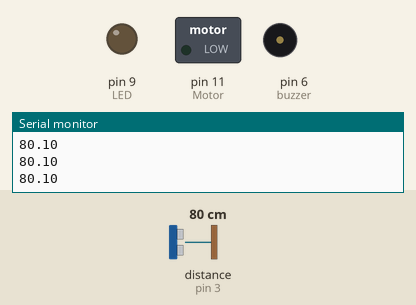
Bench run of a sketch on a simulated Arduino Uno, built with avr-gcc and run on an emulated ATmega328P. Parts: switched loads named in the sketch (green lamp = pin HIGH), output pins drawn as LEDs (lit = HIGH), buzzer (waves = sounding), the last lines printed to the serial monitor. Wiring (inferred from the names in the program): ultrasonic range finder: trigger pin 2; echo pin 3. Dashed ring = blinking. The inputs (shaded band) are chosen by the test bench; at power-on: distance to the obstacle (sensor on pin 3) 80 cm. The echo pulse lasts 58.3 µs per cm; pins used as bus, display or sensor lines are not drawn.

Above: at 1.2 s.
1.3 s: distance to the obstacle (sensor on pin 3) set to 44 cm
2.8 s: distance to the obstacle (sensor on pin 3) set to 36 cm
At 3.4 s:
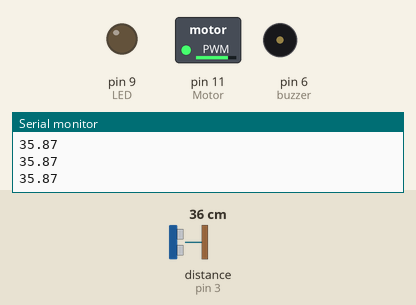
4.3 s: distance to the obstacle (sensor on pin 3) set to 2 cm
At 4.38 s:
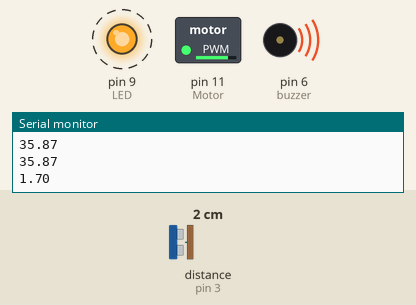
7.3 s: distance to the obstacle (sensor on pin 3) set to 9 cm
10.3 s: distance to the obstacle (sensor on pin 3) set to 12 cm
At 11.2 s:
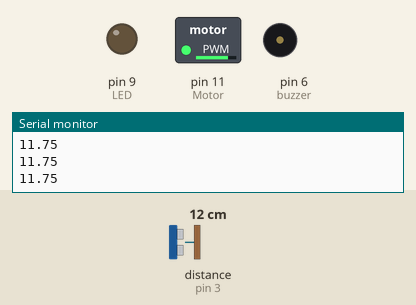
11.8 s: distance to the obstacle (sensor on pin 3) set to 4 cm
At 12.01 s:
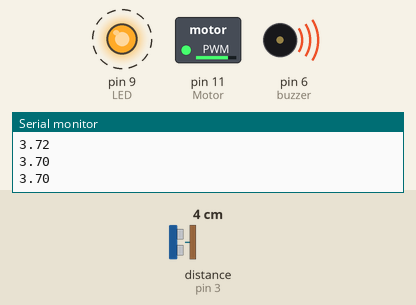
Timing chart, 0 to 15.8 s (numbered marks = the images above; inputs shaded):
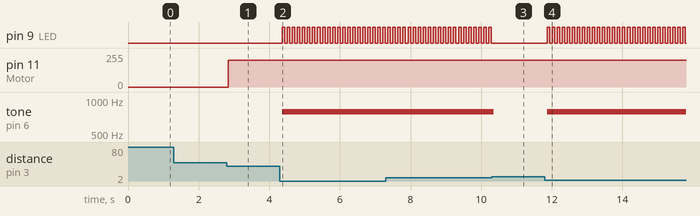

Measured:
- the behaviour switches between 41 and 40 cm on distance to the obstacle (sensor on pin 3) (found by bisection; images 0 and 1)
- the behaviour switches between 10 and 11 cm on distance to the obstacle (sensor on pin 3) (found by bisection; images 2 and 3)
- after the input at 2.8 s, pin 11 (Motor): 0/255 → 202/255 at once
- after the input at 4.3 s, pin 9 (LED): alternates HIGH for 0.07 s and LOW for 0.07 s, starting after 0.07 s; tone on pin 6 (buzzer): silent → 784 Hz after 0.07 s
- after the input at 10.3 s, pin 9 (LED): stops changing and stays LOW; tone on pin 6 (buzzer): 784 Hz → silent after 0.06 s
- after the input at 11.8 s, pin 9 (LED): alternates HIGH for 0.07 s and LOW for 0.07 s, starting after 0.06 s; tone on pin 6 (buzzer): silent → 784 Hz after 0.06 s

The sketch:

Radar.ino
```cpp
int LED = 9;
int buzzer = 6;
int TrigPin = 2;
int EchoPin = 3;
int Motor = 11;
float dis;
bool flag = false;
int Light_state;

void setup() {
  // put your setup code here, to run once:
  Serial.begin(9600);
  pinMode(LED,OUTPUT);
  pinMode(buzzer,OUTPUT);
  pinMode(TrigPin,OUTPUT);
  pinMode(EchoPin,INPUT);
}

void loop() {
  // put your main code here, to run repeatedly:
  digitalWrite(TrigPin,LOW);
  delayMicroseconds(2);
  digitalWrite(TrigPin,HIGH);
  delayMicroseconds(10);
  digitalWrite(TrigPin,LOW);

  dis = pulseIn(EchoPin, HIGH) / 58.0;
  dis = ((int)(dis * 100.0)) / 100.0;

    Serial.println(dis);

  if (dis > 40){
    noTone(buzzer);
    flag = false;
    digitalWrite(LED, LOW);
    Light_state = 0;
  }else
  if (dis <= 40 && dis >= 20){
    noTone(buzzer);
    flag = false;
    digitalWrite(LED, LOW);
    int p=(int)(dis*100);
    p=map(p,2000,4000,0,255);
    Light_state = 0;
    analogWrite(Motor,p);
  }else
  if (dis >= 10 && dis <= 20){
    flag = false;
    noTone(buzzer);
    Light_state = 0;
    digitalWrite(LED, LOW);
  }else
  if (dis <= 10){
    tone(buzzer, 784);
    flag = true;
  }
  if (flag){
    if (Light_state == 0){
      digitalWrite(LED, HIGH);
    }
    if (Light_state == 1){
      digitalWrite(LED,LOW);
    }
    Light_state = 1 - Light_state;
  }
  delay(70);
}
```
